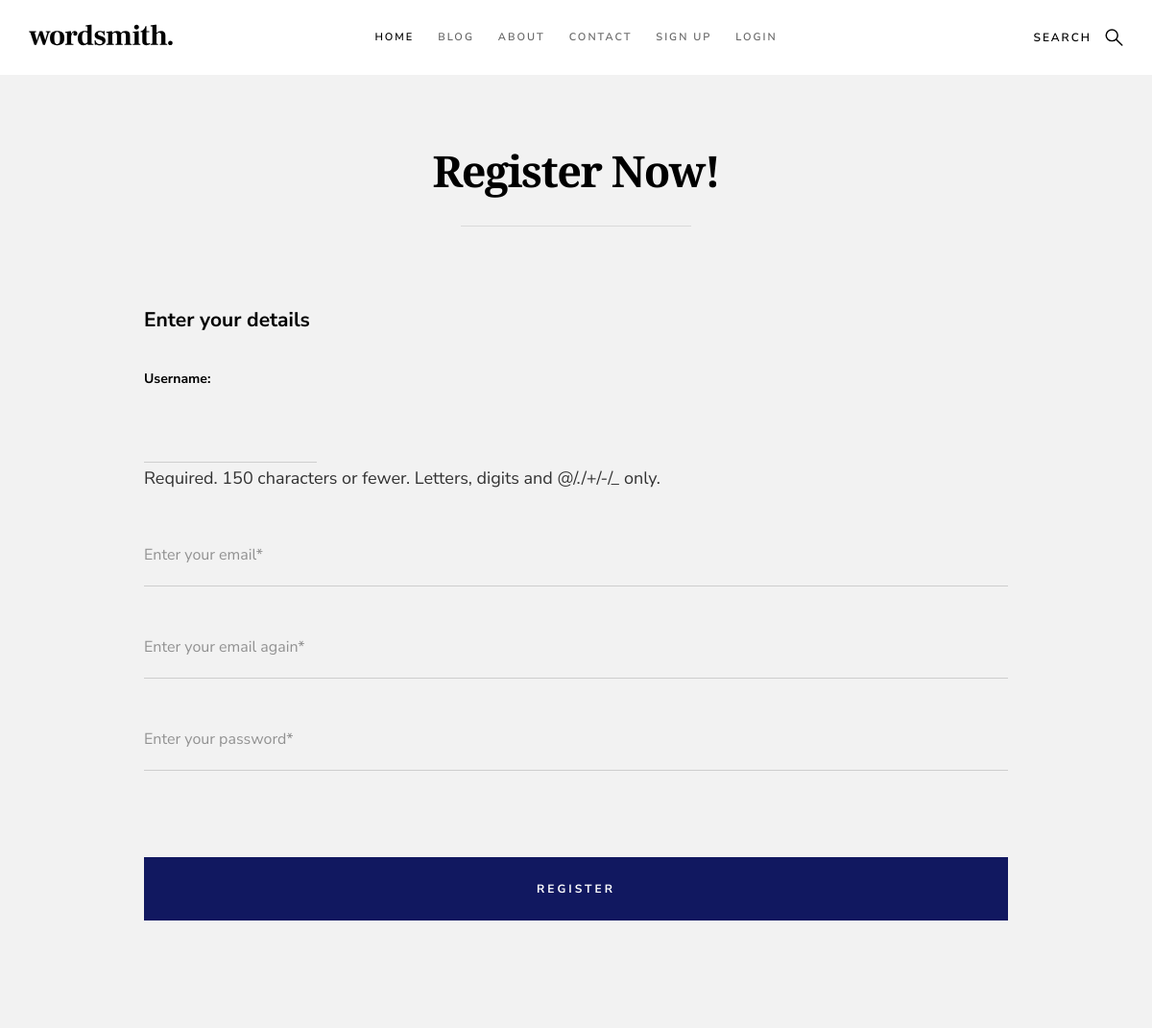
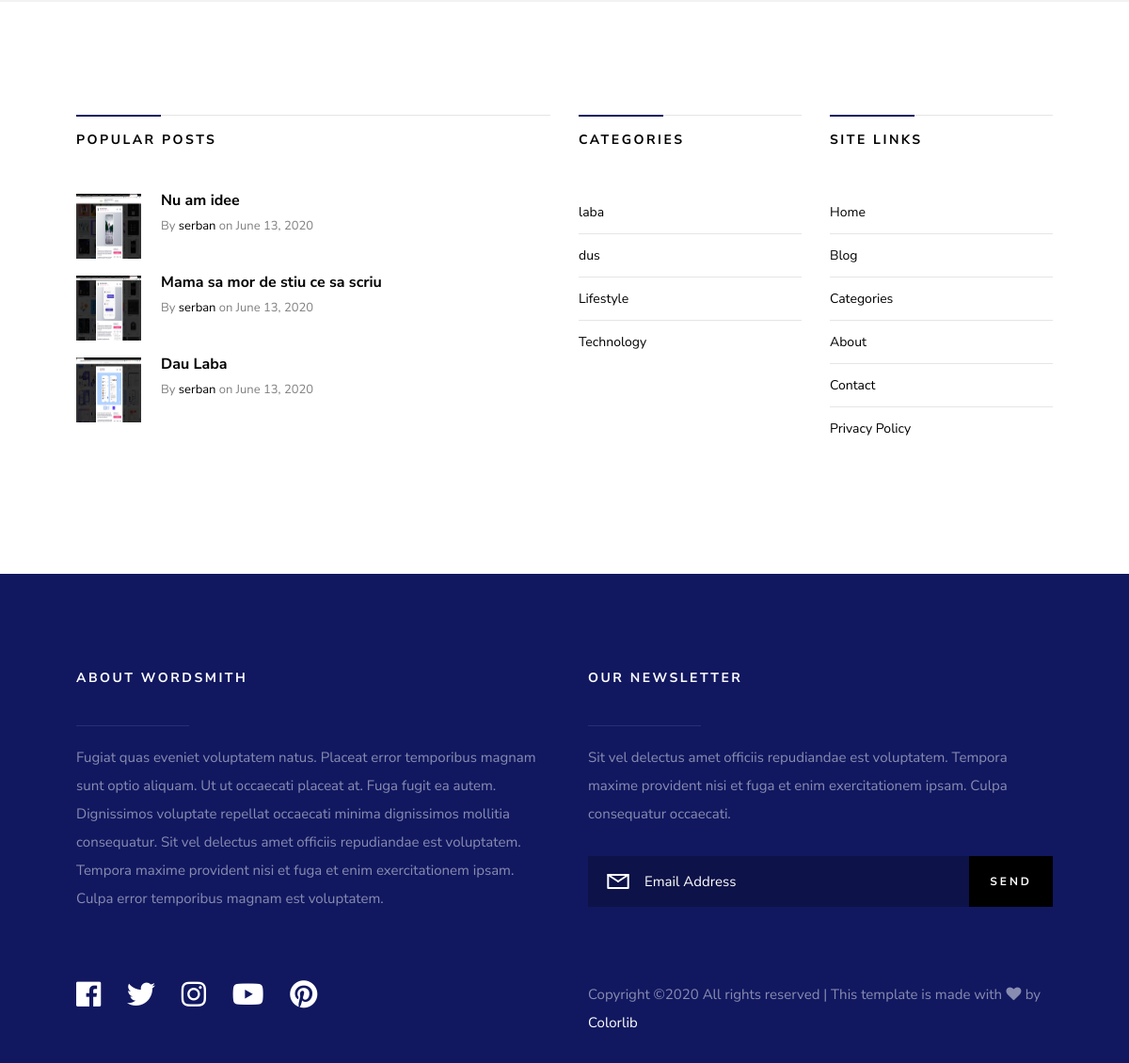
Page /accounts/register/ on the committed database (2 pictures, top to bottom).
### posts/models.py (models this page shows, shortened)
class Post(models.Model):
    title = models.CharField(max_length=100)
    header = models.TextField()
    after_header = models.TextField()
    quote = models.TextField()
    all_text = models.TextField()
    paragraph1 = models.TextField()
    header1 = models.CharField(max_length=20)
    paragraph2 = models.TextField()
    header2 = models.CharField(max_length=20)
    timestamp = models.DateTimeField(auto_now_add=True)
    author = models.ForeignKey(Author, on_delete=models.CASCADE)
    thumbnail = models.ImageField()
    categories = models.ManyToManyField(Category)
    tags = models.ManyToManyField(Tag)
    featured = models.BooleanField()
    previous_post = models.ForeignKey(
        'self', related_name='previous', on_delete=models.SET_NULL, blank=True, null=True
    )
    next_post = models.ForeignKey(
        'self', related_name='text', on_delete=models.SET_NULL, blank=True, null=True
    )
    def get_absolute_url(self):
        return reverse('post-detail', kwargs={
            'pk': self.pk
        })

class Author(models.Model):
    user = models.OneToOneField(User, on_delete=models.CASCADE)
    profile_picture = models.ImageField()
    description = models.CharField(max_length=40)
    def __str__(self):
        return self.user.username

class Category(models.Model):
    title = models.CharField(max_length=20)
    def __str__(self):
        return self.title

### posts/views.py (the view, shortened to what this page needs)
# urls.py: path('accounts/register/', register_view),
def register_view(request):
    next = request.GET.get('next')
    form = UserRegisterForm(request.POST or None)
    sidebar = Post.objects.order_by('-timestamp')[0:6]
    all_cats = Category.objects.all()[0:6]
    context = {
        'form': form,
        'sidebar': sidebar,
        'all_cats': all_cats
    }
    return render(request, "signup.html", context)

### posts/forms.py (shortened to what this page needs)
class UserRegisterForm(forms.ModelForm):
    email = forms.EmailField(label='', widget=forms.TextInput(attrs={
        'class': 'full-width',
        'placeholder': 'Enter your email*'
    }))
    email2 = forms.EmailField(label='',widget=forms.TextInput(attrs={
        'class': 'full-width',
        'placeholder': 'Enter your email again*'
    }))
    password = forms.CharField(label='', widget=forms.PasswordInput(attrs={
        'class': 'full-width',
        'placeholder': 'Enter your password*'
    }))
    class Meta:
        model = User
        fields = [
            'username',
            'email',
            'email2',
            'password'
        ]

### templates/signup.html (shortened to what this page needs)
{% extends 'base.html' %}
{% load static %}
{% block content %}
    <section class="s-content s-content--top-padding s-content--narrow">
        <div class="row narrow">
            <div class="col-full s-content__header">
                <h1 class="display-1 display-1--with-line-sep">Register Now!</h1>
            </div>
        </div>
        <div class="row">
                <h4>Enter your details</h4>
                <form name="cForm" id="cForm" class="contact-form" method="post" action="">
                        {{ form.as_p }}
                        <button type="submit" class="submit btn btn--primary btn--large full-width">Register</button>
                </form>
            </div>
    </section>
{% include 'sidebar.html' with most_recent=sidebar all_cats=all_cats %}
{% endblock content %}

### templates/sidebar.html
    <section class="s-extra">
        <div class="row">
            <div class="col-seven md-six tab-full popular">
                <h3>Popular Posts</h3>
                <div class="block-1-2 block-m-full popular__posts">
                    {% for obj in most_recent %}
                    <article class="col-block popular__post">
                        <a href="{{obj.get_absolute_url}}" class="popular__thumb">
                            <img src="{{ obj.thumbnail.url }}" alt="">
                        </a>
                        <h5>{{obj.title}}</h5>
                        <section class="popular__meta">
                            <span class="popular__author"><span>By</span> <a href="#0">{{ obj.author }}</a></span>
                            <span class="popular__date"><span>on</span> <time datetime="2018-06-12">{{ obj.timestamp|date}}</time></span>
                        </section>
                    </article>
                    {% endfor %}
                </div>
            </div>
            <div class="col-four md-six tab-full end">
                <div class="row">
                    <div class="col-six md-six mob-full categories">
                        <h3>Categories</h3>
                        <ul class="linklist">
                            {% for cat in all_cats %}
                            <li><a href="#0">{{ cat }}</a></li>
                            {% endfor %}
                        </ul>
                    </div>
                    <div class="col-six md-six mob-full sitelinks">
                        <h3>Site Links</h3>
                        <ul class="linklist">
                            <li><a href="/">Home</a></li>
                            <li><a href="/blog">Blog</a></li>
                            <li><a href="/categories">Categories</a></li>
                            <li><a href="/about">About</a></li>
                            <li><a href="/contact">Contact</a></li>
                            <li><a href="/privacy-policy">Privacy Policy</a></li>
                        </ul>
                    </div>
                </div>
            </div>
        </div>
    </section>

### static_in_env/css/base.css (style rules this page uses)
html { font-family: sans-serif; line-height: 1.15; -ms-text-size-adjust: 100%; -webkit-text-size-adjust: 100%; }
body { margin: 0; }
article, aside, footer, header, nav, section { display: block; }
h1 { font-size: 2em; margin: 0.67em 0; }
a { background-color: transparent; -webkit-text-decoration-skip: objects; }
img { border-style: none; }
button, input, optgroup, select, textarea { font-family: sans-serif; font-size: 100%; line-height: 1.15; margin: 0; }
button, input { overflow: visible; }
button, select { text-transform: none; }
button, html [type="button"], [type="reset"], [type="submit"] { -webkit-appearance: button; }
html { font-size: 62.5%; box-sizing: border-box; }
*, *::before, *::after { box-sizing: inherit; }
body { font-weight: normal; line-height: 1; word-wrap: break-word; text-rendering: optimizeLegibility; -webkit-overflow-scrolling: touch; -webkit-text-size-adjust: none; }
body, input, button { -moz-osx-font-smoothing: grayscale; -webkit-font-smoothing: antialiased; }
img, video { max-width: 100%; height: auto; }
div, dl, dt, dd, ul, ol, li, h1, h2, h3, h4, h5, h6, pre, form, p, blockquote, th, td { margin: 0; padding: 0; }
h1, h2, h3, h4, h5, h6 { -webkit-font-smoothing: auto; -webkit-font-smoothing: antialiased; -webkit-font-variant-ligatures: common-ligatures; -moz-font-variant-ligatures: common-ligatures; font-variant-ligatures: common-ligatures; text-rendering: optimizeLegibility; }
ol, ul { list-style: none; }
li { display: block; }
a { text-decoration: none; line-height: inherit; }
a img { border: none; }
input[type="email"], input[type="number"], input[type="search"], input[type="text"], input[type="tel"], input[type="url"], input[type="password"], textarea { -webkit-appearance: none; -moz-appearance: none; -ms-appearance: none; -o-appearance: none; appearance: none; }
.row { width: 89%; max-width: 1200px; margin: 0 auto; }
.row:after { content: ""; display: table; clear: both; }
.row .row { width: auto; max-width: none; margin-left: -20px; margin-right: -20px; }
[class*="col-"] { float: left; padding: 0 20px; }
[class*="col-"] + [class*="col-"].end { float: right; }
.col-four, .col-1-3 { width: 33.33333%; }
.col-six, .col-1-2 { width: 50%; }
.col-seven { width: 58.33333%; }
.col-twelve, .col-full { width: 100%; }
@media only screen and (max-width:1200px) { .row .row { margin-left: -15px; margin-right: -15px; } }
@media only screen and (max-width:1200px) { [class*="col-"] { padding: 0 15px; } }
@media only screen and (max-width:1200px) { .md-six, .md-1-2 { width: 50%; } }
[class*="block-"]:after { content: ""; display: table; clear: both; }
.block-1-2 .col-block { width: 50%; }
.block-1-6 .col-block:nth-child(6n+1), .block-1-5 .col-block:nth-child(5n+1), .block-1-4 .col-block:nth-child(4n+1), .block-1-3 .col-block:nth-child(3n+1), .block-1-2 .col-block:nth-child(2n+1) { clear: both; }
@media only screen and (max-width:1200px) { .block-m-full .col-block { width: 100%; clear: both; } }
@media only screen and (max-width:1200px) { [class*="block-m-"] .col-block:nth-child(n) { clear: none; } }
.full-width { width: 100%; }

### rows in the picture
Post: thumbnail (picture), title "Nu am idee", author "serban", timestamp "June 13, 2020"
Post: thumbnail (picture), title "Mama sa mor de stiu ce sa scriu", author "serban", timestamp "June 13, 2020"
Post: thumbnail (picture), title "Dau Laba", author "serban", timestamp "June 13, 2020"
Category: title "laba"
Category: title "dus"
Category: title "Lifestyle"
Category: title "Technology"
